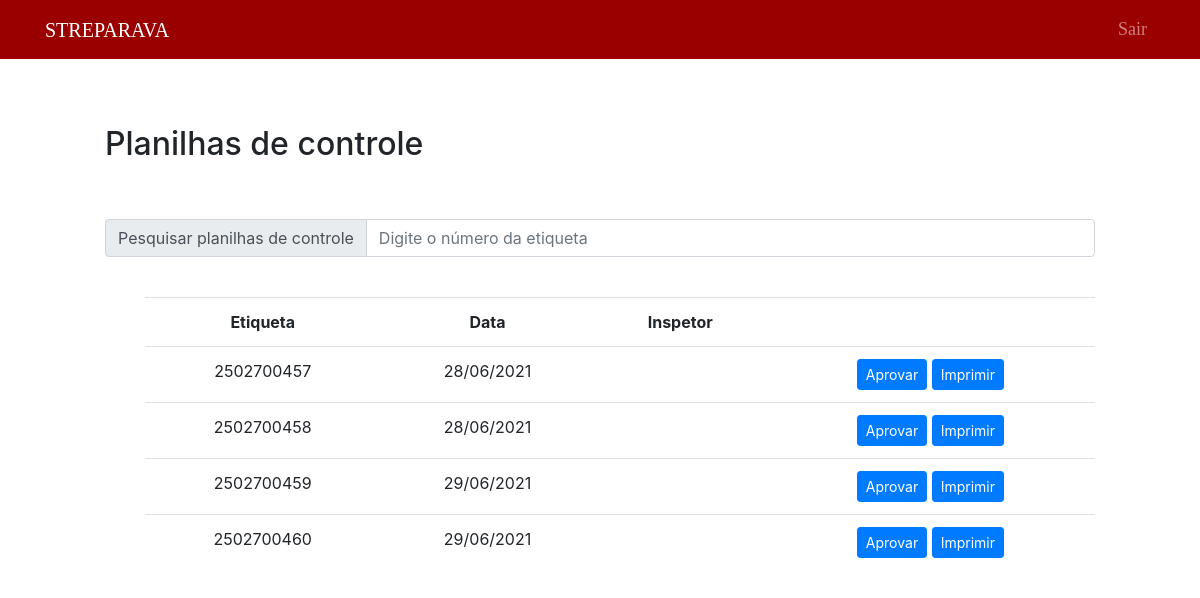
The page /public/aprovacao70/aprovar70.php (signed in) on the database as committed earlier.
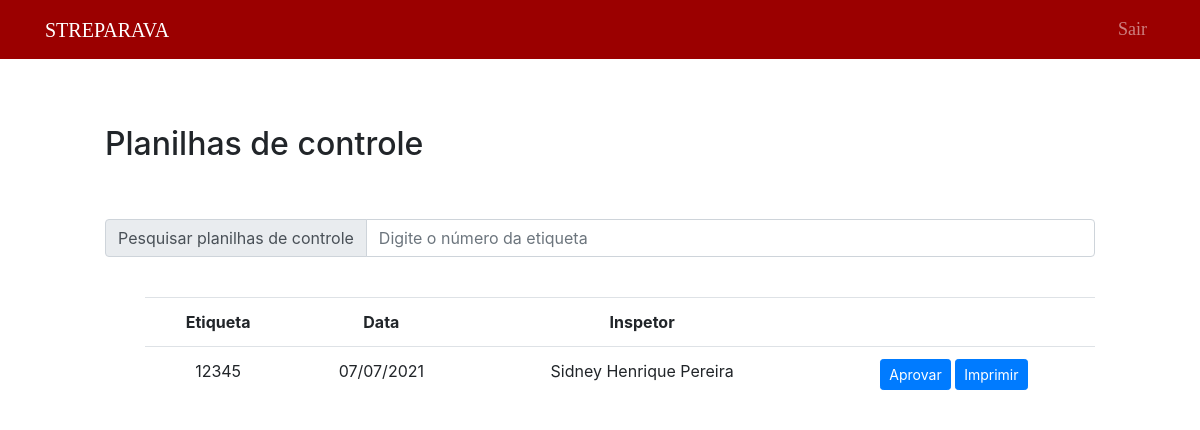
The same page on the database as committed later.
### tables this page shows
CREATE TABLE `g70` (
  `etiqueta` bigint(50) NOT NULL,
  `codigo` bigint(20) NOT NULL,
  `operador` varchar(200) NOT NULL,
  `operador2` varchar(100) NOT NULL,
  `operador3` varchar(100) NOT NULL,
  `esmagamento_dir` varchar(5) NOT NULL,
  `montagem_dir` varchar(5) NOT NULL,
  `esmagamento_esq` varchar(5) NOT NULL,
  `montagem_esq` varchar(5) NOT NULL,
  `oscilacao_esq` float NOT NULL,
  `oscilacao_dir` float NOT NULL,
  `operacao1` varchar(100) NOT NULL,
  `operacao1op` varchar(100) DEFAULT NULL,
  `operacao2` varchar(100) NOT NULL,
  `operacao2op` varchar(100) DEFAULT NULL,
  `operacao3` varchar(100) NOT NULL,
  `operacao3op` varchar(100) DEFAULT NULL,
  `travessa` varchar(50) NOT NULL,
  `data` date NOT NULL,
  `observacoes` text NOT NULL,
  `inspetor` varchar(100) NOT NULL
);

### public/aprovacao70/aprovar70NoSearch.php (the view, shortened to what this page needs)
<?php
    include("../../data/connection.php");
    $sql = "SELECT *, DATE_FORMAT(data,'%d/%m/%Y') as datas FROM g70";
    $dadosPDCa = $connection -> query($sql);
    if($dadosPDCa -> num_rows > 0)
    {
    ?>
    <div style="margin-left: 100px; margin-right: 100px;">
        <br>
        <table class="table" style="text-align: center;">
            <tr>
                <th>Etiqueta</th>
                <th>Data</th>
                <th>Inspetor</th>
                <th></th>
            </tr>
            <?php
                while($exibir = $dadosPDCa -> fetch_assoc())
                {
                ?>
                    <tr>
                        <td><?php echo $exibir["etiqueta"] ?></td>
                        <td><?php echo $exibir["datas"] ?></td>
                        <td><?php echo $exibir["inspetor"] ?></td>
                        <td>
                            <button type="button" class="btn btn-primary btn-sm">
                                <a href="editAprovar70.php?etiqueta=<?php echo $exibir["etiqueta"]?>" style="text-decoration: none; color: white">Aprovar</a>
                            </button>
                            <button type="button" class="btn btn-primary btn-sm">
                                <a href="createPDF.php?etiqueta=<?php echo $exibir["etiqueta"]?>" style="text-decoration: none; color: white">Imprimir</a>
                            </button>
                        </td>
                    </tr>
                <?php
                    }
                ?>
        </table>
    </div>
<?php
    }
    else
    {?>
        <div style="margin-left: 100px; margin-right: 100px;">
        <?php
        echo "Nenhum registro encontrado.";
    }
?>

Rows that differ between the two databases and show on the page:
removed g70: etiqueta "2502700457", datas "28/06/2021"
removed g70: etiqueta "2502700458", datas "28/06/2021"
removed g70: etiqueta "2502700459", datas "29/06/2021"
removed g70: etiqueta "2502700460", datas "29/06/2021"
added g70: etiqueta "12345", datas "07/07/2021", inspetor "Sidney Henrique Pereira"
